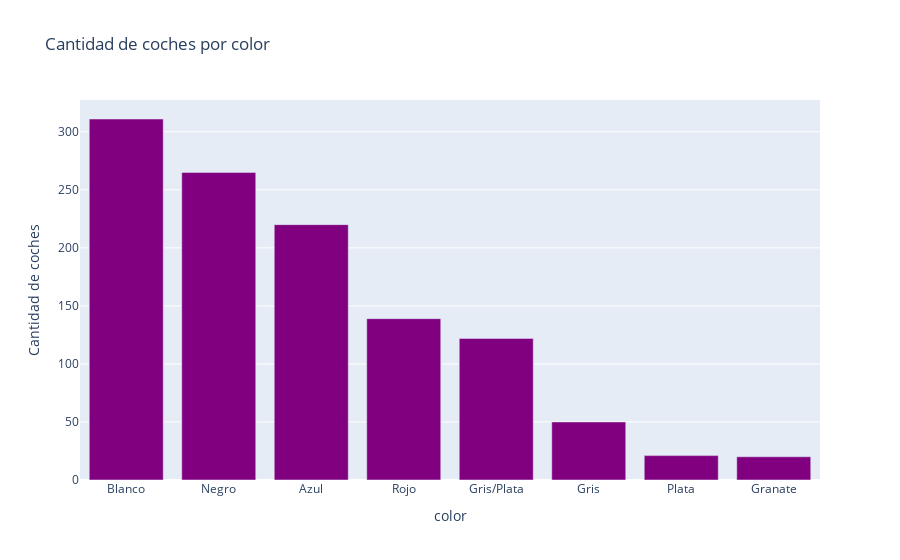

Notebook code for this chart:
### Markdown cell above
### 5. Cantidad de coches por color

### Code cell
cars_per_color = df['color'].value_counts()
fig5 = px.bar(
    cars_per_color, 
    x=cars_per_color.index, 
    y=cars_per_color.values, 
    title='Cantidad de coches por color',
    labels={'x': 'Color', 'y': 'Cantidad de coches'},
    color_discrete_sequence=['purple']
)
fig5.show()

### Figure 1 — Plotly figure (JSON) as saved in the notebook; plotly's stock layout.template omitted (floating-point values rounded to 4 significant figures)
{"data": [{"alignmentgroup": "True", "hovertemplate": "color=%{x}<br>Cantidad de coches=%{y}<extra></extra>", "legendgroup": "", "marker": {"color": "purple", "pattern": {"shape": ""}}, "name": "", "offsetgroup": "", "orientation": "v", "showlegend": false, "textposition": "auto", "type": "bar", "x": ["Blanco", "Negro", "Azul", "Rojo", "Gris/Plata", "Gris", "Plata", "Granate"], "xaxis": "x", "y": [311, 265, 220, 139, 122, 50, 21, 20], "yaxis": "y"}], "layout": {"barmode": "relative", "legend": {"tracegroupgap": 0}, "title": {"text": "Cantidad de coches por color"}, "xaxis": {"anchor": "y", "domain": [0, 1], "title": {"text": "color"}}, "yaxis": {"anchor": "x", "domain": [0, 1], "title": {"text": "Cantidad de coches"}}}}
